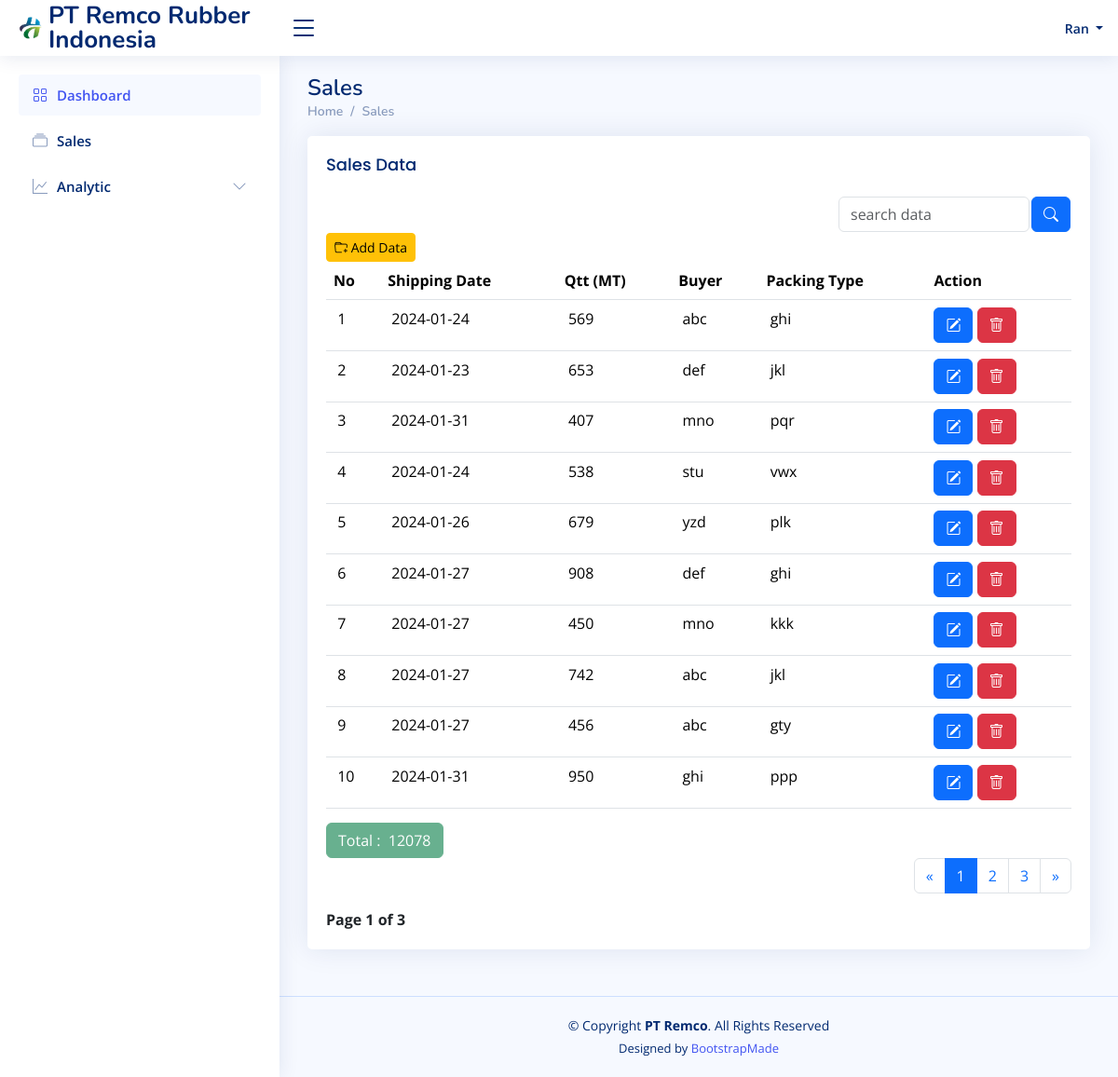
The page /sales.php (signed in) on the database its author committed.
### tables this page shows
CREATE TABLE `acc` (
  `id` int(11) NOT NULL,
  `username` text NOT NULL,
  `password` text NOT NULL
);

CREATE TABLE `jual` (
  `id` int(11) NOT NULL,
  `tgl` date NOT NULL,
  `qtt` int(11) NOT NULL,
  `buyer` text NOT NULL,
  `pack` text NOT NULL
);

### sales.php (the view, shortened to what this page needs)
<!DOCTYPE html>
<html lang="en">
<head>
  <link href="assets/vendor/bootstrap/css/bootstrap.min.css" rel="stylesheet">
  <link href="assets/vendor/bootstrap-icons/bootstrap-icons.css" rel="stylesheet">
  <link href="assets/vendor/boxicons/css/boxicons.min.css" rel="stylesheet">
  <link href="assets/vendor/quill/quill.snow.css" rel="stylesheet">
  <link href="assets/vendor/quill/quill.bubble.css" rel="stylesheet">
  <link href="assets/vendor/remixicon/remixicon.css" rel="stylesheet">
  <link href="assets/vendor/simple-datatables/style.css" rel="stylesheet">
  <link href="assets/css/style.css" rel="stylesheet">
</head>
<body>
  <header id="header" class="header fixed-top d-flex align-items-center">
    <div class="d-flex align-items-center justify-content-between">
      <a href="dashboard.php" class="logo d-flex align-items-center">
        <img src="assets/img/logo.png" alt="">
        <span class="d-none d-lg-block">PT Remco Rubber Indonesia</span>
      </a>
      <i class="bi bi-list toggle-sidebar-btn"></i>
    </div>
    <nav class="header-nav ms-auto">
      <ul class="d-flex align-items-center">
        <li class="nav-item dropdown pe-3">
          <a class="nav-link nav-profile d-flex align-items-center pe-0" data-bs-toggle="dropdown">
            <span class="d-none d-md-block dropdown-toggle ps-2">
            <?php
              $conn = mysqli_connect('127.0.0.1', 'root', '', 'magang');
              $query = mysqli_query($conn, "SELECT * FROM acc WHERE id='$_SESSION[id]'");
              $fetch = mysqli_fetch_array($query);
              echo $fetch['username'];
          ?>
            </span>
          </a>
        </li>
      </ul>
    </nav>
  </header>
  <aside id="sidebar" class="sidebar">
    <ul class="sidebar-nav" id="sidebar-nav">
      <li class="nav-item">
        <a class="nav-link " href="dashboard.php">
          <i class="bi bi-grid"></i>
          <span>Dashboard</span>
        </a>
      </li>
      <li class="nav-item">
        <a href="sales.php" class="nav-link collapsed" data-bs-target="#sales-nav">
          <i class="bi bi-collection"></i><span>Sales</span></i>
        </a>
      </li>
      <li class="nav-item">
        <a class="nav-link collapsed" data-bs-target="#analytic-nav" data-bs-toggle="collapse" href="#">
          <i class="bi bi-graph-up"></i><span>Analytic</span><i class="bi bi-chevron-down ms-auto"></i>
        </a>
      </li>
    </ul>
  </aside>
  <main id="main" class="main">
    <div class="pagetitle">
      <h1>Sales</h1>
      <nav>
        <ol class="breadcrumb">
          <li class="breadcrumb-item"><a href="dashboard.php">Home</a></li>
          <li class="breadcrumb-item active"><a href="sales.php">Sales</a></li>
        </ol>
      </nav>
    </div>
    <section class="section">
      <div class="row">
        <div class="col-lg-12">
          <div class="card">
            <div class="card-body">
            <h4 class="card-title">Sales Data</h4>
              <form action="" method="get">
                <div align="right">
                  <table>
                    <td><input type="text" name="search" id="search" value="<?php if(isset($_GET['search'])) {echo $_GET['search']; }?>" class="form-control" placeholder="search data"></td>
                    <td><button type="submit" class="btn btn-primary" " ><span class="bi bi-search" aria-hidden="true"></span></button></td>
                  </table>
                </div>
              </form>
              <?php
              $koneksi = mysqli_connect('127.0.0.1','root', '', 'magang');
              if(isset($_GET['search']))
              {
                $search=$_GET['search'];
                $kueri = "SELECT * FROM jual WHERE CONCAT(tgl,qtt,buyer,pack) LIKE '%$search%' ";
                $hasil = mysqli_query($koneksi, $kueri);
                  if($hasil)
                  {
                    $nom = 1;
                    ?>
                    <table class="table table-hover">
                      <thead>
                        <tr>
                          <th>No</th>
                          <th>Shipping Date</th>
                          <th>Qtt (MT)</th>
                          <th>Buyer</th>
                          <th>Packing Type</th>
                          <th>Action</th>
                        </tr>
                      </thead>
                      <tbody>
                        <?php
                        foreach ($hasil as $data)
                        {
                          ?>
                          <tr>
                            <td>&nbsp;<?php echo $nom++; ?></td>
                            <td>&nbsp;<?= $data['tgl']; ?></td>
                            <td>&nbsp;<?= $data['qtt']; ?></td>
                            <td>&nbsp;<?= $data['buyer']; ?></td>
                            <td>&nbsp;<?= $data['pack']; ?></td>
                            <td>
                              <a href="sales-edit.php?id=<?php echo $data['id']; ?>" class="btn btn-primary"><i class="bi bi-pencil-square"></i></a>
                              <a href="sales-delete.php?id=<?php echo $data['id']; ?>" class="btn btn-danger"><i class="bi bi-trash"></i></a>
                            </td>
                          <tr>
                          <?php
                        }
                       ?>
                      </tbody>
                    </table>
                    <?php
                  }
                  else
                  {
                    ?>
                      <h4><span class="badge bg-danger">Data Not Found</span></h4>
                    <?php
                  }
                }
                else
                {
                  ?>
                    <form method="post" action="sales.php">
                  <a href="sales-add.php" class="btn btn-warning btn-sm"><i class="bi bi-folder-plus"></i> Add Data </a>
                  <br>
                  <?php
                  $koneksi = mysqli_connect('127.0.0.1','root', '', 'magang');
                  ?>
                  <table class="table table-hover">
                    <thead>
                      <tr>
                        <th>No</th>
                        <th>Shipping Date</th>
                        <th>Qtt (MT)</th>
                        <th>Buyer</th>
                        <th>Packing Type</th>
                        <th>Action</th>
                      </tr>
                    </thead>
                    <tbody>
                  <?php
                      if (isset($_GET['pagenum']) && $_GET['pagenum'] != "")
                    {
                      $pagenum = $_GET["pagenum"];
                    }
                    else
                    {
                      $pagenum = 1;
                    }
                    $recordperpage = 10;
                    $offset = ($pagenum - 1) * $recordperpage;
                    $result = mysqli_query($koneksi, "SELECT * FROM jual LIMIT $offset, $recordperpage");
                    $nom = $offset + 1;
                    while ($data = mysqli_fetch_assoc($result))
                    {
                      ?>
                        <tr>
                          <td>&nbsp;<?php echo $nom++; ?></td>
                          <td>&nbsp;<?php echo $data['tgl']; ?></td>
                          <td>&nbsp;<?php echo $data['qtt']; ?></td>
                          <td>&nbsp;<?php echo $data['buyer']; ?></td>
                          <td>&nbsp;<?php echo $data['pack']; ?></td>
                          <td>
                          <a href="sales-edit.php?id=<?php echo $data['id']; ?>" class="btn btn-primary"><i class="bi bi-pencil-square"></i></a>
                          <a href="sales-delete.php?id=<?php echo $data['id']; ?>" class="btn btn-danger"><i class="bi bi-trash"></i></a>
                          </td>
                        </tr>
                      <?php
                    }
                  ?>
                  </tbody>
                  </table>
                  <?php
                    $query = mysqli_query($koneksi, "SELECT SUM(qtt) as total FROM jual");
                    $fetch = mysqli_fetch_array($query);
                      ?>
                      <div align="left">
                        <button type="button" class="btn btn-success" disabled>
                        Total :  &nbsp;<?php echo $fetch['total']?>
                        </button>
                      </div>
                </form>
                <?php
              }
              ?>
              <?php
              if (!isset($_GET['search']))
              {
              $koneksi = mysqli_connect('127.0.0.1','root', '', 'magang');
              $totalquery = mysqli_query($koneksi, "SELECT COUNT(*) as total FROM jual");
              $totaldata = mysqli_fetch_assoc($totalquery);
              $totalpages = ceil($totaldata['total'] / $recordperpage);
              echo "
              <nav aria-label='Page navigation example'>
              <ul class='pagination justify-content-end'>
                <li class='page-item'>
                  <a class='page-link' haria-label='Previous'>
                    <span aria-hidden='true'>&laquo;</span>
                  </a>
                </li>";
              $pagination = '';
              if ($totalpages > 1)
              {
                for ($i = 1; $i <= $totalpages; $i++)
                {
                  if ($i == $pagenum)
                  {
                    $pagination .= "<li class='page-item active'><a class='page-link' href='?pagenum=" . $i . "'>" . $i . "</a></li>";
                  }
                  else
                  {
                    $pagination .= "<li class='page-item'><a class='page-link' href='?pagenum=" . $i . "'>" . $i . "</a></li>";
                  }
                }
                echo $pagination;
              }
              echo "
                <li class='page-item'>
                  <a class='page-link' aria-label='Next'>
                    <span aria-hidden='true'>&raquo;</span>
                  </a>
                </li>
              </ul>
              </nav>";
              ?>
              <strong>Page <?php echo $pagenum." of ".$totalpages; ?> </strong>
              <?php
            }
              ?>
            </div>
          </div>
        </div>
      </div>
    </section>
  </main>
  <footer id="footer" class="footer">
    <div class="copyright">
      &copy; Copyright <strong><span>PT Remco</span></strong>. All Rights Reserved
    </div>
    <div class="credits">
      Designed by <a href="https://bootstrapmade.com/">BootstrapMade</a>
    </div>
  </footer>
</body>
</html>

### assets/css/style.css (style rules this page uses)
:root { scroll-behavior: smooth; }
body { font-family: "Open Sans", sans-serif; background: #f6f9ff; color: #444444; }
a { color: #4154f1; text-decoration: none; }
h1, h2, h3, h4, h5, h6 { font-family: "Nunito", sans-serif; }
#main { margin-top: 60px; padding: 20px 30px; transition: all 0.3s; }
.pagetitle { margin-bottom: 10px; }
.pagetitle h1 { font-size: 24px; margin-bottom: 0; font-weight: 600; color: #012970; }
.card { margin-bottom: 30px; border: none; border-radius: 5px; box-shadow: 0px 0 30px rgba(1, 41, 112, 0.1); }
.card-title { padding: 20px 0 15px 0; font-size: 18px; font-weight: 500; color: #012970; font-family: "Poppins", sans-serif; }
.card-body { padding: 0 20px 20px 20px; }
.breadcrumb { font-size: 14px; font-family: "Nunito", sans-serif; color: #899bbd; font-weight: 600; }
.breadcrumb a { color: #899bbd; transition: 0.3s; }
.breadcrumb .breadcrumb-item::before { color: #899bbd; }
.breadcrumb .active { color: #51678f; font-weight: 600; }
.logo { line-height: 1; }
@media (min-width: 1200px) { .logo { width: 280px; } }
.logo img { max-height: 26px; margin-right: 6px; }
.logo span { font-size: 26px; font-weight: 700; color: #012970; font-family: "Nunito", sans-serif; }
.header { transition: all 0.5s; z-index: 997; height: 60px; box-shadow: 0px 2px 20px rgba(1, 41, 112, 0.1); background-color: #fff; padding-left: 20px; }
.header .toggle-sidebar-btn { font-size: 32px; padding-left: 10px; cursor: pointer; color: #012970; }
.header-nav ul { list-style: none; }
.header-nav>ul { margin: 0; padding: 0; }
.header-nav .nav-profile { color: #012970; }
.header-nav .nav-profile span { font-size: 14px; font-weight: 600; }
.sidebar { position: fixed; top: 60px; left: 0; bottom: 0; width: 300px; z-index: 996; transition: all 0.3s; padding: 20px; overflow-y: auto; scrollbar-width: thin; scrollbar-color: #aab7cf transparent; box-shadow: 0px 0px 20px rgba(1, 41, 112, 0.1); background-color: #fff; }
@media (min-width: 1200px) { #main, #footer { margin-left: 300px; } }
.sidebar-nav { padding: 0; margin: 0; list-style: none; }
.sidebar-nav li { padding: 0; margin: 0; list-style: none; }
.sidebar-nav .nav-item { margin-bottom: 5px; }
.sidebar-nav .nav-link { display: flex; align-items: center; font-size: 15px; font-weight: 600; color: #4154f1; transition: 0.3; background: #f6f9ff; padding: 10px 15px; border-radius: 4px; }
.sidebar-nav .nav-link i { font-size: 16px; margin-right: 10px; color: #4154f1; }
.sidebar-nav .nav-link.collapsed { color: #012970; background: #fff; }
.sidebar-nav .nav-link.collapsed i { color: #899bbd; }
.sidebar-nav .nav-link .bi-chevron-down { margin-right: 0; transition: transform 0.2s ease-in-out; }
.footer { padding: 20px 0; font-size: 14px; transition: all 0.3s; border-top: 1px solid #cddfff; }
.footer .copyright { text-align: center; color: #012970; }
.footer .credits { padding-top: 5px; text-align: center; font-size: 13px; color: #012970; }

### rows shown on the page
acc: username "Ran"
jual: tgl "2024-01-24", qtt "569", buyer "abc", pack "ghi"
jual: tgl "2024-01-23", qtt "653", buyer "def", pack "jkl"
jual: tgl "2024-01-31", qtt "407", buyer "mno", pack "pqr"
jual: tgl "2024-01-24", qtt "538", buyer "stu", pack "vwx"
jual: tgl "2024-01-26", qtt "679", buyer "yzd", pack "plk"
jual: tgl "2024-01-27", qtt "908", buyer "def", pack "ghi"
jual: tgl "2024-01-27", qtt "450", buyer "mno", pack "kkk"
jual: tgl "2024-01-27", qtt "742", buyer "abc", pack "jkl"
jual: tgl "2024-01-27", qtt "456", buyer "abc", pack "gty"
jual: tgl "2024-01-31", qtt "950", buyer "ghi", pack "ppp"

### other values the page prints
$fetch['total'] "12078"
$pagenum "1"
$totalpages "3"
